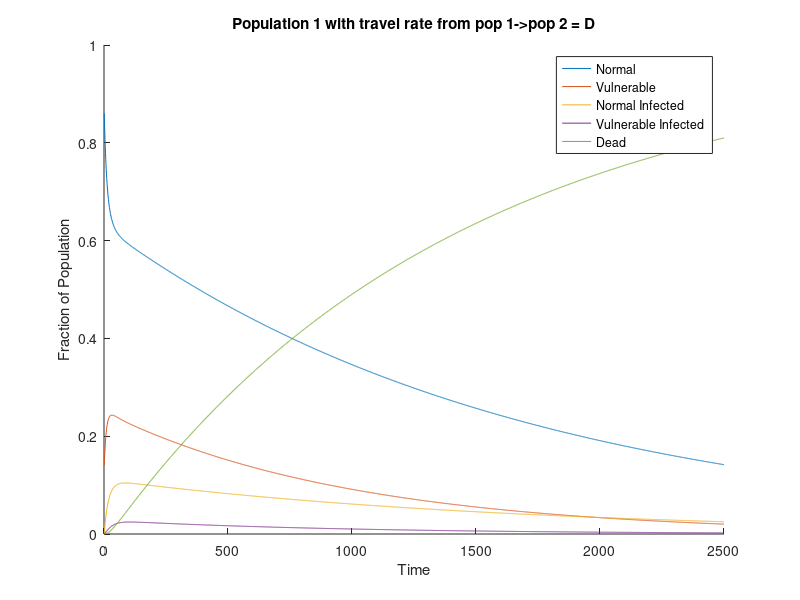
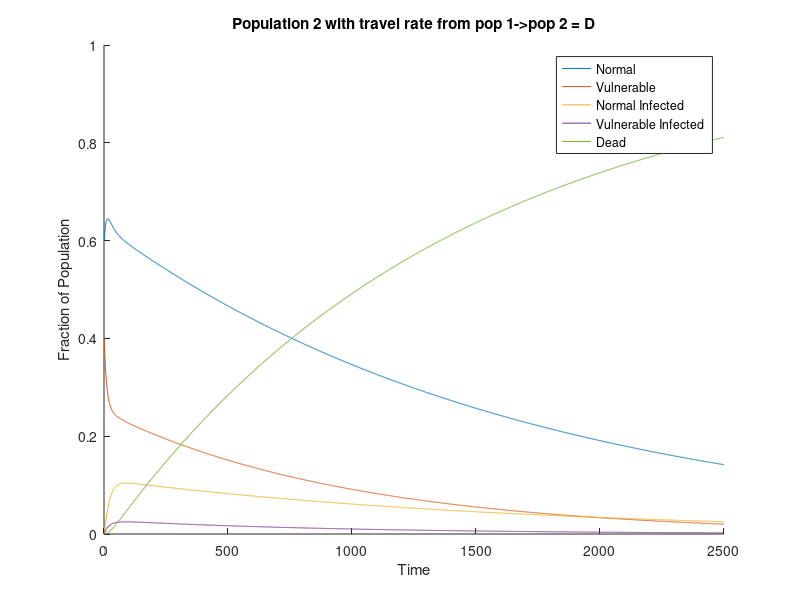
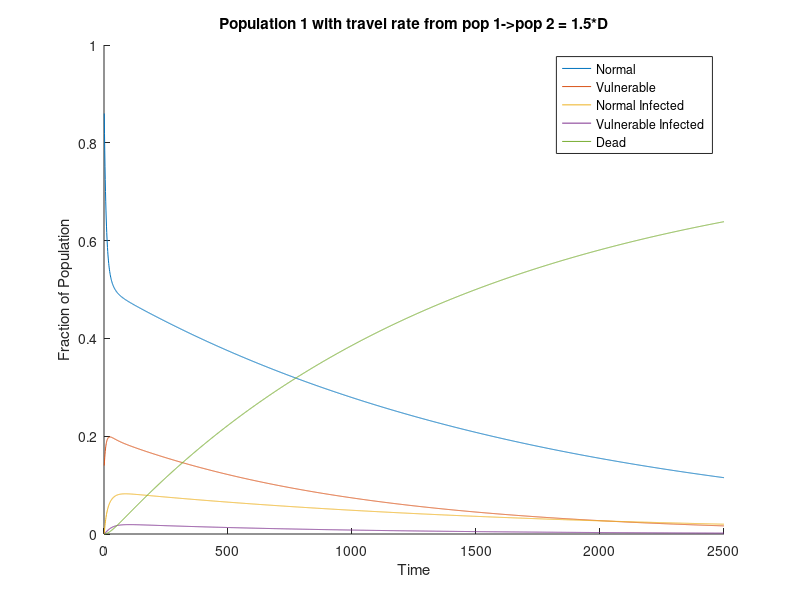
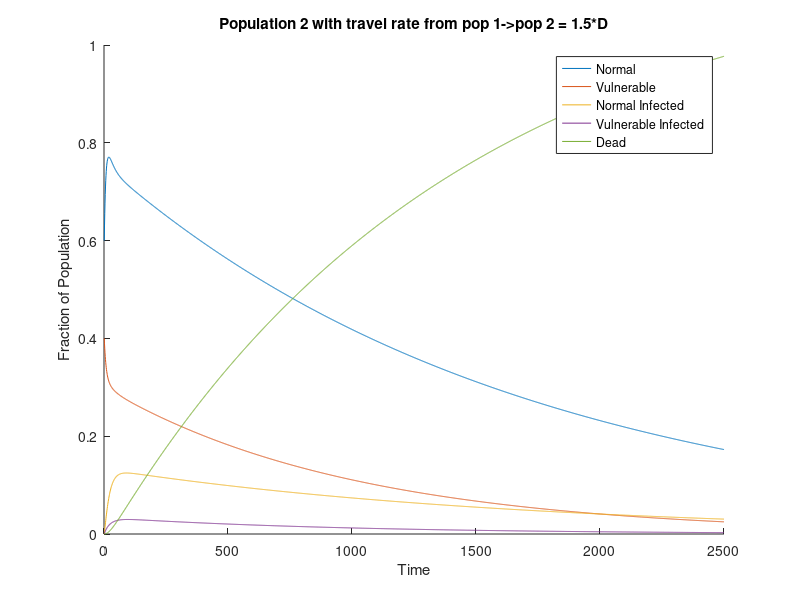

Write MATLAB code to recreate these figures, in order.
%Part 3 - Modeling Interactions of Distinct Populations
%-----------------------------------------------------
%Equations
% When independent of each other, Population 1 is described by xt+1 = Axt, Population 2 is described by
% yt+1 = Byt. To describe travel between them, we stack x and y into column
% vector z = (x; y), and zt+1 = Czt, where C is the matrix [A, (pop2/pop1)C; (pop1/pop2)D; B],
% where C and D are matrices of the same dimensions of A and B, where all
% entries are 0 except for the diagonal, where the entries of the diagonal
% describe the proportions of the different groups in each population traveling to each other.
% C describes people from Population 2 moving into Population 1, and D
% describes people from Population 1 moving into Population 2. C is
% multiplied by the scalar (pop2/pop1) and D by (pop1/pop2) since the
% entries of x and y are proportions of populations 1 and 2, respectively,
% so when looking at the people moving from population 2 to 1, we need to
% convert them to a fraction of population 1, and vice versa when moving
% from population 1 to 2. 
%------------------------------------------------------
%% Initial Setup
%------------------------------------------------------
load("COVID_STL.mat");

n = 6; %variable for dimensionality of A

M = zeros(n,1); %change name of this zeros vector to M for readability
d=2500;

metro1POP = POP_STL;
metro2POP = 300000;
percentAtRiskPop1 = 0.14;
percentNormalPop1 = 1 - percentAtRiskPop1; 
percentAtRiskPop2 = 0.4;
percentNormalPop2 = 1 - percentAtRiskPop2; 

x0 = [
    (percentNormalPop1)-6/POP_STL;
    (percentAtRiskPop1)-1/POP_STL; 
    6/POP_STL; 
    1/POP_STL;
    0;
    0
 ];
y0 = [
     (percentNormalPop2);
    (percentAtRiskPop2); 
    0; 
    0;
    0;
    0
    
];
z0 = [x0; y0];

pop1NormalInfectionRate = .008;
pop1VulnerableInfectionRate = .004;
pop1NormalHealRate = .04;
pop1VulnerableHealRate = .025;
pop1NormalDeathRate = .004;
pop1VulnerableDeathRate = .01;

pop2NormalInfectionRate = .008;
pop2VulnerableInfectionRate = .004;
pop2NormalHealRate = .04;
pop2VulnerableHealRate = .025;
pop2NormalDeathRate = .004;
pop2VulnerableDeathRate = .01;

Aorig = [
    1-pop1NormalInfectionRate 0.000000                      pop1NormalHealRate                       0.000                                        0.000 0.000;
    0.000000                  1-pop1VulnerableInfectionRate 0.000                                    pop1VulnerableHealRate                          0.000 0.000;
    pop1NormalInfectionRate   0.000000                      1-pop1NormalDeathRate-pop1NormalHealRate  0.000 0.000 0.0000; 
    0.000000                  pop1VulnerableInfectionRate   0.000                                    1-pop1VulnerableDeathRate-pop1VulnerableHealRate 0.000 0.000; 
    0.000000                  0.000000                      pop1NormalDeathRate                      pop1VulnerableDeathRate                     1.000 0.000; 
    pop1NormalInfectionRate   pop1VulnerableInfectionRate   0.000                                    0.000                                  0.000 1.000;   
];

% Right now B same as A, should change a lil bit
Borig = [    
   1-pop2NormalInfectionRate 0.000000                      pop2NormalHealRate                       0.000                                        0.000 0.000;
    0.000000                  1-pop2VulnerableInfectionRate 0.000                                    pop2VulnerableHealRate                          0.000 0.000;
    pop2NormalInfectionRate   0.000000                      1-pop2NormalDeathRate-pop2NormalHealRate  0.000 0.000 0.000; 
    0.000000                  pop2VulnerableInfectionRate   0.000                                    1-pop2VulnerableDeathRate-pop2VulnerableHealRate 0.000 0.000; 
    0.000000                  0.000000                      pop2NormalDeathRate                      pop2VulnerableDeathRate                     1.000 0.000; 
    pop2NormalInfectionRate   pop2VulnerableInfectionRate   0.000                                    0.000                                  0.000 1.000;    
    ];



Corig = [
    0.0500 0.0000 0.0000 0.0000 0.0000 0.0000; %on any day 5% of normal pop 2 moves to pop 1
    0.0000 0.0500 0.0000 0.0000 0.0000 0.0000; %on any day 5% of vulnerable pop 2 moves to pop 1
    0.0000 0.0000 0.0100 0.0000 0.0000 0.0000; %on any day 1% of normal infected pop 2 will move to pop 1
    0.0000 0.0000 0.0000 0.0010 0.0000 0.0000; %0.1% of vulnerable infected moving every day
    0.0000 0.0000 0.0000 0.0000 0.0000 0.0000; %no dead people traveling,so 5,5, 0
    0.0000 0.0000 0.0000 0.0000 0.0000 0.0000; %no movement in cumulative cases either
    ]; % convert to fraction of population 1

% D same as C right now, change?
Dorig = [    
    0.0500 0.0000 0.0000 0.0000 0.0000 0.0000; %on any day 5% of normal pop 1 moves to pop 2
    0.0000 0.0500 0.0000 0.0000 0.0000 0.0000; %on any day 5% of vulnerable pop 1 moves to pop 2
    0.0000 0.0000 0.0100 0.0000 0.0000 0.0000; %on any day 1% of normal infected pop 1 will move to pop 2
    0.0000 0.0000 0.0000 0.0010 0.0000 0.0000; %0.1% of vulnerable infected moving every day
    0.0000 0.0000 0.0000 0.0000 0.0000 0.0000; %no dead people traveling,so 5,5, 0
    0.0000 0.0000 0.0000 0.0000 0.0000 0.0000; %no movement in cumulative cases either
    ];

% update A and B to account of traveling populations

A = Aorig;
B = Borig;
C = Corig;
D = Dorig;

F = [A-A*D C; D B-B*C];




% Simulating
sys_sir_base = ss(F, zeros(2*n,1),eye(2*n) ,zeros(2*n,1),1);
Z = lsim(sys_sir_base,zeros(d,1),linspace(0,d - 1,d),z0); %simulate for d days of spread


figure;
hold on; %toggle hold, plotting multiple curves on the same graph
plot(Z(1:d,1:5));
legend('Normal', 'Vulnerable','Normal Infected','Vulnerable Infected','Dead');
title('Population 1 with travel rate from pop 1->pop 2 = D')
xlabel('Time')
ylabel('Fraction of Population');
ylim auto; hold off;

figure;
hold on; %toggle hold, plotting multiple curves on the same graph
plot(Z(1:d,7:11));
legend('Normal', 'Vulnerable','Normal Infected','Vulnerable Infected','Dead');
title('Population 2 with travel rate from pop 1->pop 2 = D')
xlabel('Time')
ylabel('Fraction of Population');
ylim auto; hold off;
disp("Test 1: ");
day=2300;
test = Z(day, 1) + Z(day, 2) + Z(day, 3)+ Z(day, 4)+ Z(day, 5)+ Z(day, 7)+ Z(day, 8)+ Z(day, 9)+ Z(day, 10)+ Z(day, 11)
disp("With travel ratefrom pop 1-> 2 = D");
disp("Pop 1 Deaths at day 1000: ");
Z(1000, 5)
disp("Pop 2 Deaths at day 1000: ")
Z(1000, 11)

D=1.5*D;
A = Aorig;
B = Borig;
A = A -A*(D);
B = B - B*(C);
F = [A C; D B];
d=2500;
sys_sir_base = ss(F, zeros(2*n,1),eye(2*n) ,zeros(2*n,1),1);
Z = lsim(sys_sir_base,zeros(d,1),linspace(0,d - 1,d),z0); %simulate for d days of spread


figure;
hold on; %toggle hold, plotting multiple curves on the same graph
plot(Z(1:d,1:5));
legend('Normal', 'Vulnerable','Normal Infected','Vulnerable Infected','Dead');
title('Population 1 with travel rate from pop 1->pop 2 = 1.5*D');

xlabel('Time')
ylabel('Fraction of Population');
ylim auto; hold off;

figure;
hold on; %toggle hold, plotting multiple curves on the same graph
plot(Z(1:d,7:11));
legend('Normal', 'Vulnerable','Normal Infected','Vulnerable Infected','Dead');
title('Population 2 with travel rate from pop 1->pop 2 = 1.5*D');
xlabel('Time')
ylabel('Fraction of Population');
ylim auto; hold off;
day = 2400;
disp("Test 2: increased rate 2->1");
test = Z(day, 1) + Z(day, 2) + Z(day, 3)+ Z(day, 4)+ Z(day, 5)+ Z(day, 7)+ Z(day, 8)+ Z(day, 9)+ Z(day, 10)+ Z(day, 11)

disp("With travel ratefrom pop 1-> 2 = 1.5*D");
disp("Pop 1 Deaths at day 1000: ");
Z(1000, 5)
disp("Pop 2 Deaths at day 1000: ")
Z(1000, 11)


% Action Item 2: Implementing Travel Policy

% Delta Wave: Days 473-592

z0 = Z(473, :);
d=592-473+1;
A = Aorig;
B = Borig;
C = Corig;
D = Dorig;
F = [A-A*D C; D B-B*C];
sys_sir_base = ss(F, zeros(2*n,1),eye(2*n) ,zeros(2*n,1),1);
Z = lsim(sys_sir_base,zeros(d,1),linspace(473,592,d),z0); %simulate for d days of spread


figure;
hold on; %toggle hold, plotting multiple curves on the same graph
plot(Z(1:d,1:5));
legend('Normal', 'Vulnerable','Normal Infected','Vulnerable Infected','Dead');
title('Delta Wave: Pop 1 without policy');
xlabel('Time')
ylabel('Fraction of Population');
ylim auto; hold off;

figure;
hold on; %toggle hold, plotting multiple curves on the same graph
plot(Z(1:d,7:11));
legend('Normal', 'Vulnerable','Normal Infected','Vulnerable Infected','Dead');
title('Delta Wave: Pop 2 without policy');
xlabel('Time')
ylabel('Fraction of Population');
ylim auto; hold off;

% Now gradually implementing policy:
Delta = zeros(120, 12);
startDay = 473;
endDay = 592;
d=10;
for j = 12:1
for i = 1:6
    C(i, i) = Corig(i, i)*(j/12);
    D(i, i) = Dorig(i, i)*(j/12);
end
A = Aorig;
B = Borig;
F = [A-A*D C; D B-B*C];
sys_sir_base = ss(F, zeros(2*n,1),eye(2*n) ,zeros(2*n,1),1);
Z = lsim(sys_sir_base,zeros(d,1),linspace(startDay,startDay+d-1,d),z0); %simulate for d days of spread
Delta = cat(1, Delta, Z);
startDay=startDay+d;
z0 = Z(10, :);
end


figure;
hold on; %toggle hold, plotting multiple curves on the same graph
plot(Delta(:,1:5));
legend('Normal', 'Vulnerable','Normal Infected','Vulnerable Infected','Dead');
title('Delta Wave: Pop 1 woth gradually implemented policy');
xlabel('Time')
ylabel('Fraction of Population');
ylim auto; hold off;

figure;
hold on; %toggle hold, plotting multiple curves on the same graph
plot(Delta(:,7:11));
legend('Normal', 'Vulnerable','Normal Infected','Vulnerable Infected','Dead');
title('Delta Wave: Pop 2 with gradually implemented policy');
xlabel('Time')
ylabel('Fraction of Population');
ylim auto; hold off;







 